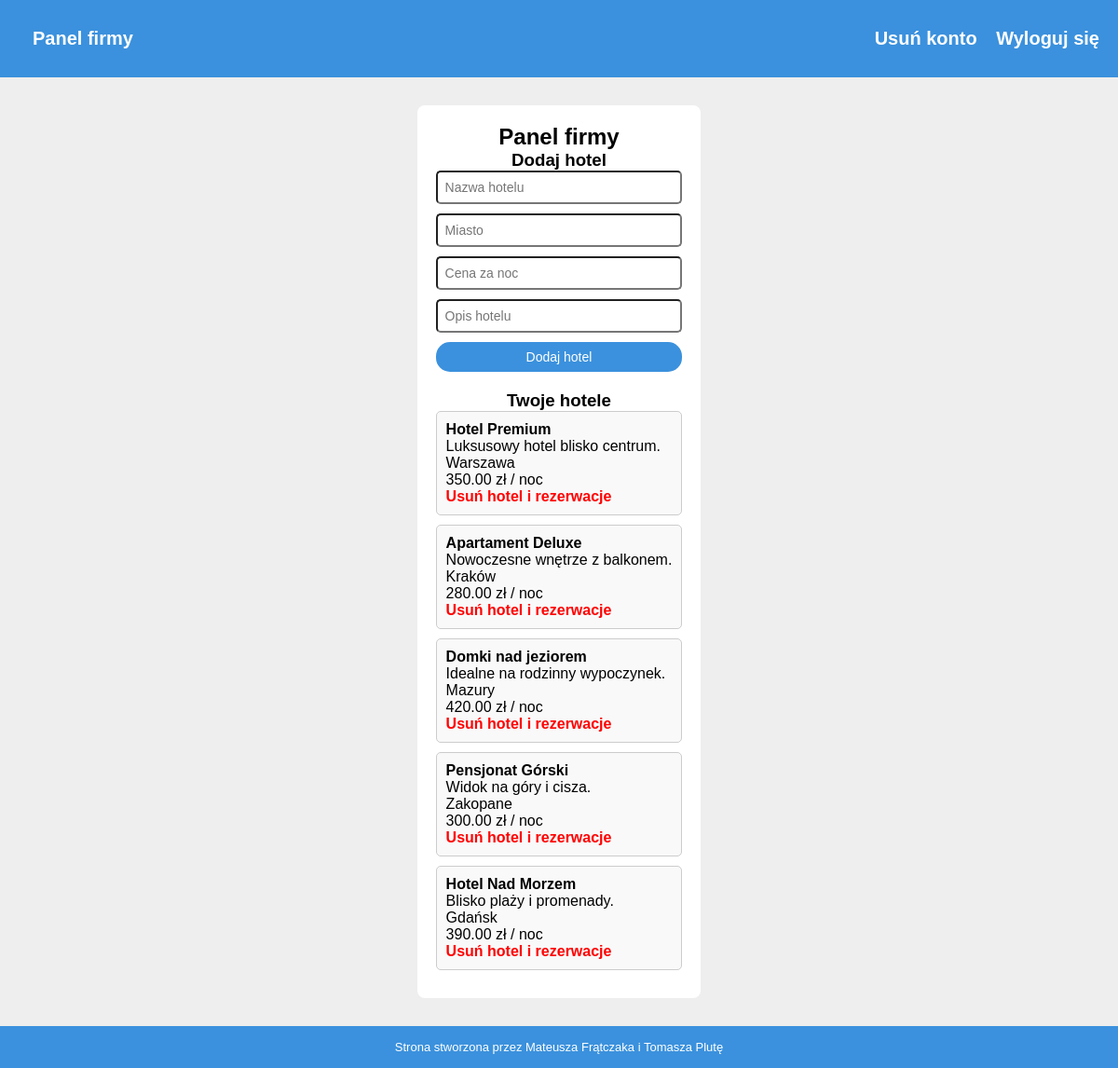
/Zabukuj/panel.php (signed in), run on the app's committed database.
### tables this page shows
CREATE TABLE `hotels` (
  `id` int(11) NOT NULL,
  `company_id` int(11) NOT NULL,
  `name` varchar(150) NOT NULL,
  `city` varchar(100) NOT NULL,
  `price` decimal(10,2) NOT NULL,
  `description` text DEFAULT NULL
);

### Zabukuj/panel.php (the view, shortened to what this page needs)
<?php
include "db.php";
$company_id = $_SESSION['user_id'];
$result_hotels = mysqli_query($conn, "SELECT * FROM hotels WHERE company_id=$company_id");
?>
<!DOCTYPE html>
<html lang="pl">
<head>
<link rel="stylesheet" href="style.css">
</head>
<body>
<nav>
    <div class="nav-left"><a href="panel.php">Panel firmy</a></div>
    <div class="nav-right">
        <a href="deleteAccount.php">Usuń konto</a>
        <a href="logout.php">Wyloguj się</a>
    </div>
</nav>
<div class="panel">
    <h2>Panel firmy</h2>
    <h3>Dodaj hotel</h3>
    <form method="POST">
        <input type="text" name="name" placeholder="Nazwa hotelu" required>
        <input type="text" name="city" placeholder="Miasto" required>
        <input type="number" name="price" placeholder="Cena za noc" required>
        <input type="text" name="description" placeholder="Opis hotelu" required>
        <button type="submit">Dodaj hotel</button>
    </form>
    <h3>Twoje hotele</h3>
    <?php while($h = mysqli_fetch_assoc($result_hotels)) { ?>
        <div class="hotel">
            <div class="info">
                <h4><?php echo $h['name']; ?></h4>
                <p><?php echo $h['description']; ?></p>
                <p><?php echo $h['city']; ?></p>
                <p><?php echo $h['price']; ?> zł / noc</p>
                <a href="?delete=<?php echo $h['id']; ?>" class="delete">Usuń hotel i rezerwacje</a>
            </div>
        </div>
    <?php } ?>
</div>
<footer>
    <p>Strona stworzona przez Mateusza Frątczaka i Tomasza Plutę</p>
</footer>
</body>
</html>

### Zabukuj/style.css (style rules this page uses)
* { box-sizing: border-box; margin: 0; padding: 0; }
html, body { height: 100%; font-family: Arial, Helvetica, sans-serif; background-color: #eee; display: flex; flex-direction: column; }
nav { background-color: #3b91dd; padding: 30px 20px; display: flex; justify-content: space-between; align-items: center; font-size: 20px; }
nav a { color: white; text-decoration: none; font-weight: bold; margin-left: 15px; }
footer { background-color: #3b91dd; color: white; padding: 15px 20px; text-align: center; margin-top: auto; font-size: 13px; }
.panel { max-width: 700px; margin: 30px auto; background: #fff; padding: 20px; border-radius: 8px; }
.panel h2, .panel h3 { text-align: center; }
.panel a { color: #3b91dd; text-decoration: none; }
.panel form { display: flex; flex-direction: column; gap: 10px; margin-bottom: 20px; }
.panel form input { padding: 8px; font-size: 14px; border-radius: 5px; }
.panel form button { padding: 8px; font-size: 14px; background-color: #3b91dd; color: white; border: none; cursor: pointer; border-radius: 15px; }
.panel .hotel { border: 1px solid #ccc; padding: 10px; margin-bottom: 10px; border-radius: 5px; background: #f9f9f9; }
.panel .hotel .delete { color: red; font-weight: bold; cursor: pointer; }

### data on the page
hotels: name "Hotel Premium", description "Luksusowy hotel blisko centrum.", city "Warszawa", price "350.00"
hotels: name "Apartament Deluxe", description "Nowoczesne wnętrze z balkonem.", city "Kraków", price "280.00"
hotels: name "Domki nad jeziorem", description "Idealne na rodzinny wypoczynek.", city "Mazury", price "420.00"
hotels: name "Pensjonat Górski", description "Widok na góry i cisza.", city "Zakopane", price "300.00"
hotels: name "Hotel Nad Morzem", description "Blisko plaży i promenady.", city "Gdańsk", price "390.00"
